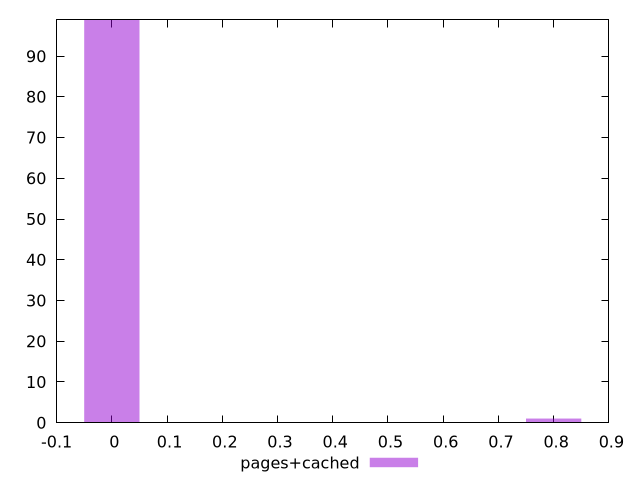

This figure's gnuplot source:
$_pagesCached <<EOF
0.8 1
0 99
EOF
set key outside below
set terminal pngcairo
set output "report_00006_2020-11-02T20-21-41.718Z/uses-webp-images/pages+cached//hist.png"
set yrange [0:99]
set boxwidth 0.1
set style fill transparent solid 0.5 noborder
plot $_pagesCached title "pages+cached" with boxes ,
